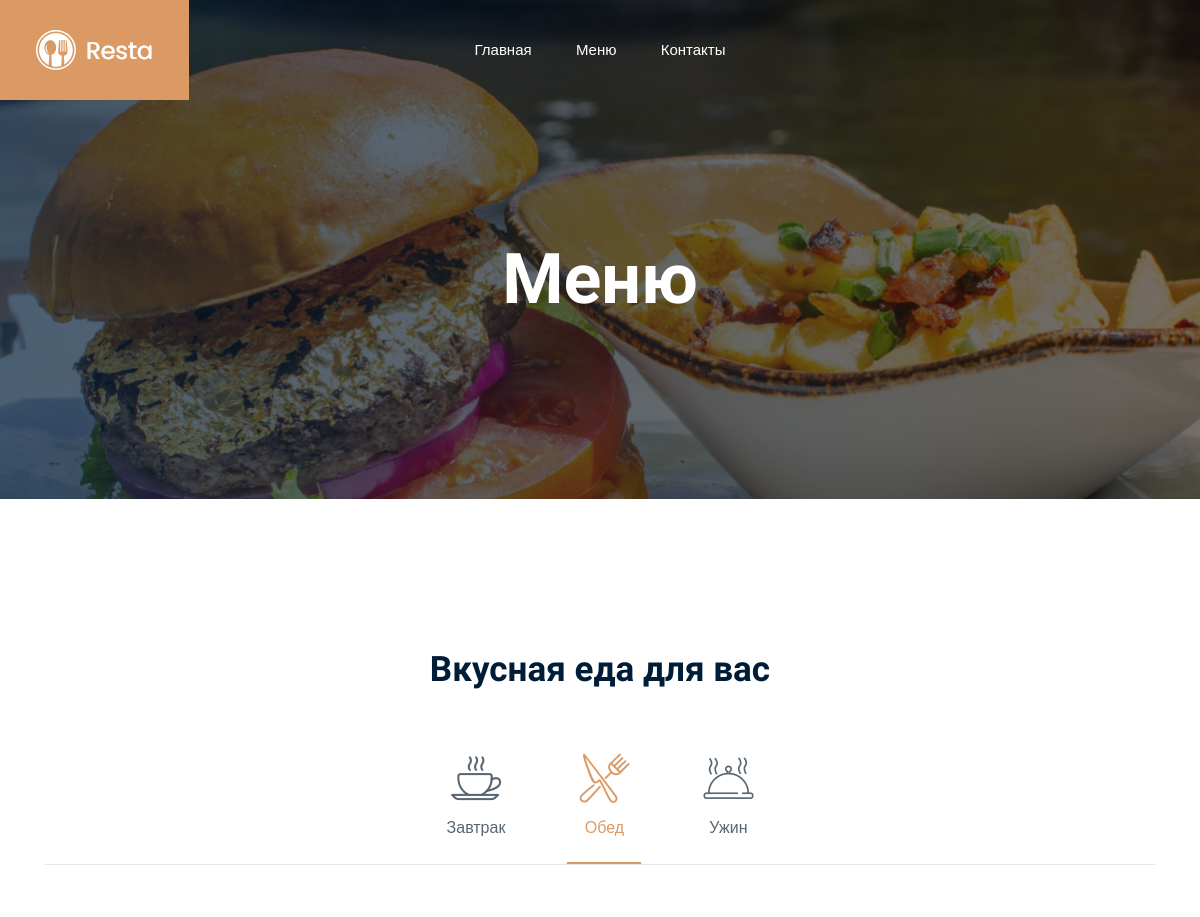
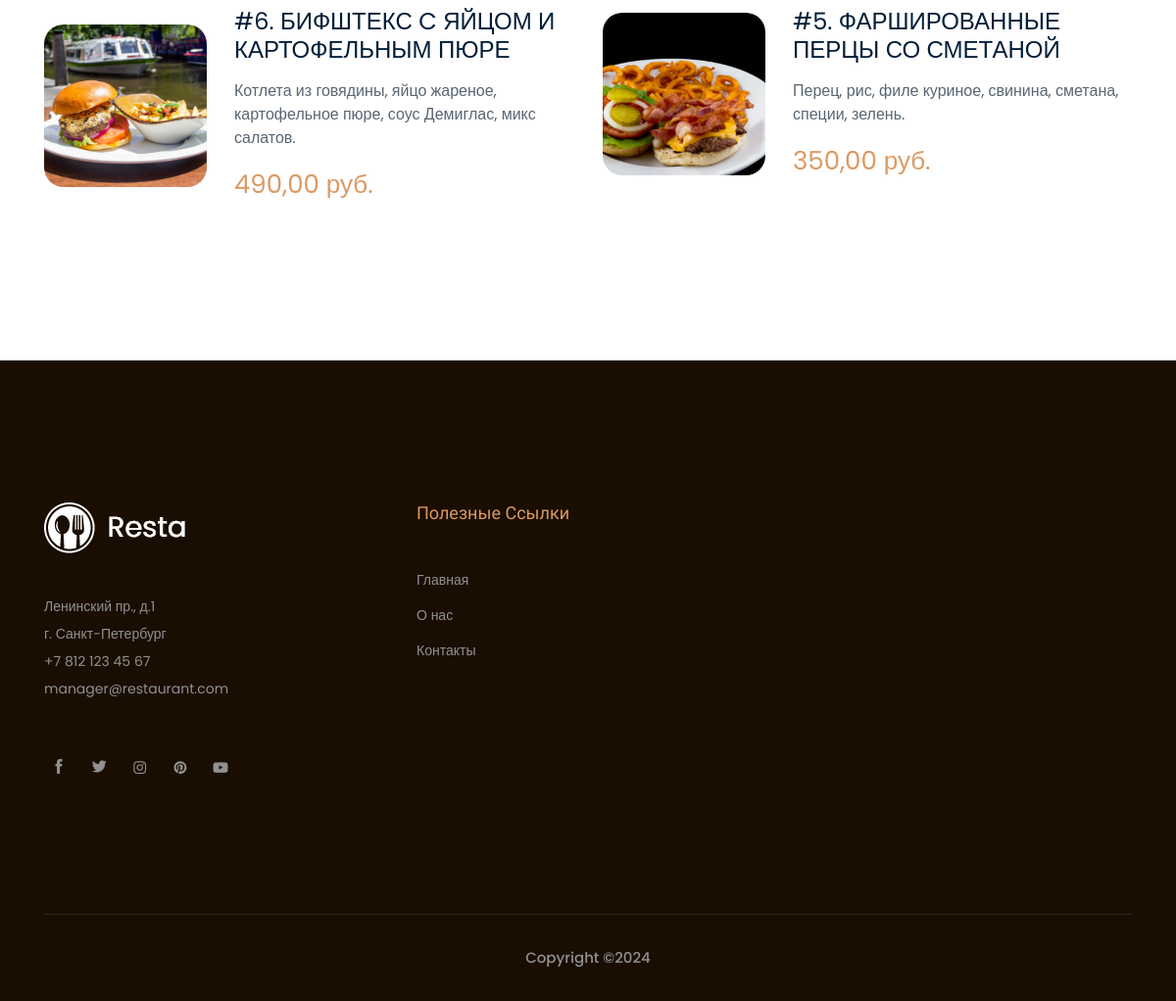
The page /menu on the database its author committed (2 pictures, top to bottom).
### restaurant_app/models.py (models this page shows, shortened)
class MenuItem(models.Model):
    title = models.CharField(max_length=70, verbose_name='Название')
    description = models.TextField(verbose_name='Описание')
    image = models.ImageField(upload_to='images', verbose_name='Изображение')
    price = models.DecimalField(max_digits=10, decimal_places=2, verbose_name='Цена', default=0)
    TYPE = [
        ('BRK', 'Завтрак'),
        ('LUN', 'Обед'),
        ('DIN', 'Ужин'),
    ]
    type = models.CharField(choices=TYPE, max_length=3, default='BRK', verbose_name='Тип')
    class Meta:
        verbose_name = 'Блюдо'
        verbose_name_plural = 'блюд(а)'

### restaurant_app/views.py (the view)
# urls.py: path('menu', views.menu, name='menu'),
def menu(request):
    menu_brk = MenuItem.objects.filter(type__exact='BRK').order_by('?')[:6]
    menu_lun = MenuItem.objects.filter(type__exact='LUN').order_by('?')[:6]
    menu_din = MenuItem.objects.filter(type__exact='DIN').order_by('?')[:6]
    context = {'menu_brk': menu_brk, 'menu_lun': menu_lun, 'menu_din': menu_din}
    return render(
        request,
        'menu.html',
        context=context
    )

### restaurant_app/templates/menu.html (shortened to what this page needs)
{% extends 'main.html' %}
{% load static %}
{% block content %}
<div class="bradcam_area bradcam_bg_2">
    <div class="container">
        <div class="row">
            <div class="col-xl-12">
                <div class="bradcam_text text-center">
                    <h3>Меню</h3>
                </div>
            </div>
        </div>
    </div>
</div>
<div class="Delicious_area">
    <div class="container">
        <div class="row">
            <div class="col-xl-12">
                <div class="section_title text-center mb-50">
                    <h3>Вкусная еда для вас</h3>
                </div>
            </div>
        </div>
        <div class="tablist_menu">
            <div class="row">
                <div class="col-xl-12">
                    <ul class="nav justify-content-center" id="pills-tab" role="tablist">
                        <li class="nav-item">
                            <a class="nav-link" id="pills-profile-tab" data-toggle="pill" href="#pills-profile" role="tab" aria-controls="pills-profile" aria-selected="false">
                                <div class="single_menu text-center">
                                    <div class="icon">
                                        <i class="flaticon-food"></i>
                                    </div>
                                    <h4>Завтрак</h4>
                                </div>
                            </a>
                        </li>
                        <li class="nav-item">
                            <a class="nav-link active" id="pills-contact-tab" data-toggle="pill" href="#pills-contact" role="tab" aria-controls="pills-contact" aria-selected="false">
                                <div class="single_menu text-center">
                                    <div class="icon">
                                        <i class="flaticon-kitchen"></i>
                                    </div>
                                    <h4>Обед</h4>
                                </div>
                            </a>
                        </li>
                        <li class="nav-item">
                            <a class="nav-link" id="pills-home-tab" data-toggle="pill" href="#pills-home" role="tab" aria-controls="pills-home" aria-selected="true">
                                <div class="single_menu text-center">
                                    <div class="icon">
                                        <i class="flaticon-lunch"></i>
                                    </div>
                                    <h4>Ужин</h4>
                                </div>
                            </a>
                        </li>
                    </ul>
                </div>
            </div>
        </div>
        <div class="tab-content" id="pills-tabContent">
            <div class="tab-pane fade show active" id="pills-home" role="tabpanel" aria-labelledby="pills-home-tab">
                {% include 'menuitems.html' with menu=menu_din %}
            </div>
        </div>
    </div>
</div>
{% endblock %}

### restaurant_app/templates/main.html (shortened to what this page needs)
<!DOCTYPE html>
<html class="no-js" lang="zxx">
<head>
    {% load static %}
    <link rel="stylesheet" href="{% static 'css/bootstrap.min.css' %}">
    <link rel="stylesheet" href="{% static 'css/owl.carousel.min.css' %}">
    <link rel="stylesheet" href="{% static 'css/magnific-popup.css' %}">
    <link rel="stylesheet" href="{% static 'css/font-awesome.min.css' %}">
    <link rel="stylesheet" href="{% static 'css/themify-icons.css' %}">
    <link rel="stylesheet" href="{% static 'css/gijgo.css' %}">
    <link rel="stylesheet" href="{% static 'css/nice-select.css' %}">
    <link rel="stylesheet" href="{% static 'css/flaticon.css' %}">
    <link rel="stylesheet" href="{% static 'css/slicknav.css' %}">
    <link rel="stylesheet" href="{% static 'css/style.css' %}">
</head>
<body>
<header>
    <div class="header-area ">
        <div id="sticky-header" class="main-header-area">
            <div class="container-fluid p-0">
                <div class="header_bottom_border">
                    <div class="row align-items-center no-gutters">
                        <div class="col-xl-3 col-lg-2">
                            <div class="logo">
                                <a href="{% url 'index' %}">
                                    <img src="{% static 'img/logo.png' %}" alt="">
                                </a>
                            </div>
                        </div>
                        <div class="col-xl-6 col-lg-7">
                            <div class="main-menu  d-none d-lg-block">
                                <nav>
                                    <ul id="navigation">
                                        <li><a class="active" href="{% url 'index' %}">Главная</a></li>
                                        <li><a href="{% url 'menu' %}">Меню</a></li>
                                        <li><a href="{% url 'contacts' %}">Контакты</a></li>
                                    </ul>
                                </nav>
                            </div>
                        </div>
                        <div class="col-12">
                        </div>
                    </div>
                </div>
            </div>
        </div>
    </div>
</header>
{% block content %}{% endblock %}
<footer class="footer">
    <div class="footer_top">
        <div class="container">
            <div class="row">
                <div class="col-xl-3 col-md-6 col-lg-3 ">
                    <div class="footer_widget">
                        <div class="footer_logo">
                            <a href="#">
                                <img src="{% static 'img/footer_logo.png' %}" alt="">
                            </a>
                        </div>
                        <p>Ленинский пр., д.1 <br> г. Санкт-Петербург <br>
                            <a href="#">+7 812 123 45 67</a> <br>
                            <a href="#">manager@restaurant.com</a>
                        </p>
                        <div class="socail_links">
                            <ul>
                                <li>
                                    <a href="#">
                                        <i class="ti-facebook"></i>
                                    </a>
                                </li>
                                <li>
                                    <a href="#">
                                        <i class="ti-twitter-alt"></i>
                                    </a>
                                </li>
                                <li>
                                    <a href="#">
                                        <i class="fa fa-instagram"></i>
                                    </a>
                                </li>
                                <li>
                                    <a href="#">
                                        <i class="fa fa-pinterest"></i>
                                    </a>
                                </li>
                                <li>
                                    <a href="#">
                                        <i class="fa fa-youtube-play"></i>
                                    </a>
                                </li>
                            </ul>
                        </div>
                    </div>
                </div>
                <div class="col-xl-4 col-md-6 col-lg-4 offset-xl-1">
                    <div class="footer_widget">
                        <h3 class="footer_title">
                            Полезные ссылки
                        </h3>
                        <ul>
                            <li><a href="{% url 'index' %}">Главная</a></li>
                            <li><a href="{% url 'menu' %}">О нас</a></li>
                            <li><a href="{% url 'contacts' %}">Контакты</a></li>
                        </ul>
                    </div>
                </div>
            </div>
        </div>
    </div>
    <div class="copy-right_text">
        <div class="container">
            <div class="footer_border"></div>
            <div class="row">
                <div class="col-xl-12">
                    <p class="copy_right text-center">
                        Copyright &copy;<script>document.write(new Date().getFullYear());</script>
                    </p>
                </div>
            </div>
        </div>
    </div>
</footer>
</body>
</html>

### restaurant_app/templates/menuitems.html
<div class="row">
    {% for item in menu %}
    <div class="col-xl-6 col-md-6 col-lg-6">
        <div class="single_delicious d-flex align-items-center">
            <div class="thumb">
                <img src="{{ MEDIA_URL }} {{ item.image.url }}" alt="{{ item.title }}">
            </div>
            <div class="info">
                <h3>#{{ item.id }}. {{ item.title }}</h3>
                <p>{{ item.description }}</p>
                <span>{{ item.price }} руб.</span>
            </div>
        </div>
    </div>
    {% endfor %}
</div>

### rows shown on the page
MenuItem: image (picture), id "6", title "БИФШТЕКС C ЯЙЦОМ И КАРТОФЕЛЬНЫМ ПЮРЕ", description "Котлета из говядины, яйцо жареное, картофельное пюре, соус Демиглас, микс салатов.", price "490,00"
MenuItem: image (picture), id "5", title "ФАРШИРОВАННЫЕ ПЕРЦЫ СО СМЕТАНОЙ", description "Перец, рис, филе куриное, свинина, сметана, специи, зелень.", price "350,00"
